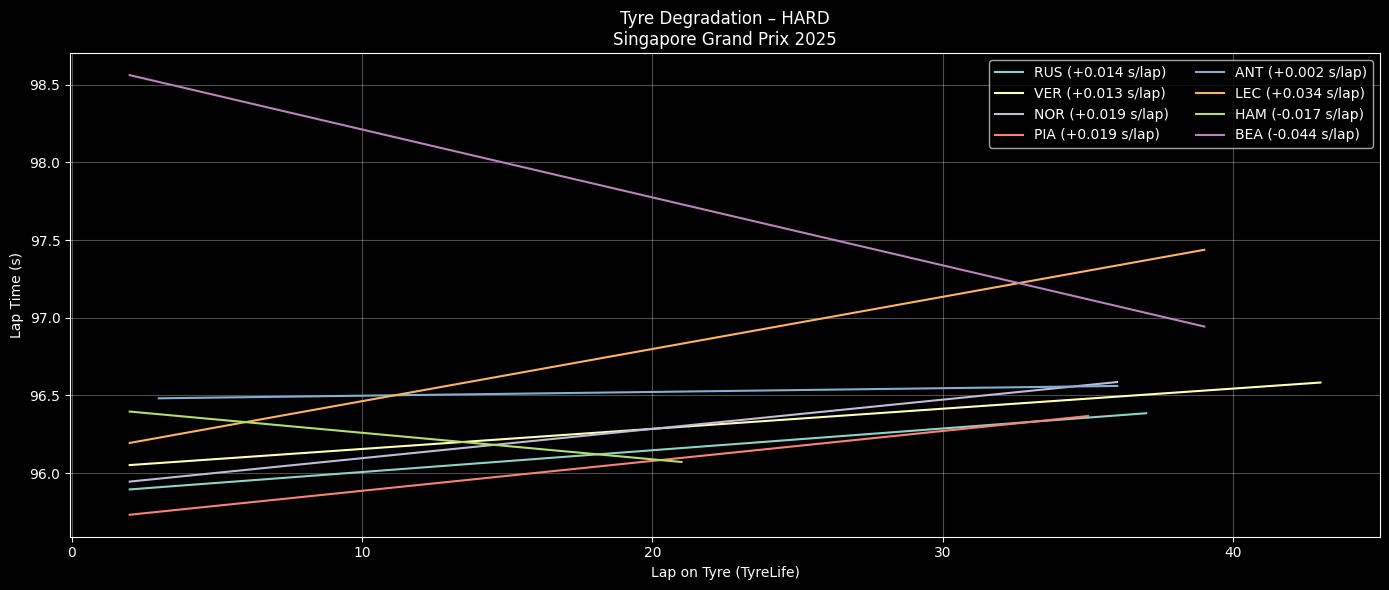

Recreate this plot in Python.
import fastf1, os
import pandas as pd
import numpy as np
import matplotlib.pyplot as plt
from pathlib import Path

# ========= CONFIG =========
YEAR = 2025
GP = "Singapore Grand Prix"
SESSION = "R"
COMPOUND = "HARD"      # SOFT / MEDIUM / HARD
TOP_N = 10             # Top N finishers
CACHE_DIR = Path("/content/fastf1_cache")

# ========= CACHE =========
CACHE_DIR.mkdir(parents=True, exist_ok=True)
fastf1.Cache.enable_cache(CACHE_DIR)

# ========= LOAD SESSION =========
session = fastf1.get_session(YEAR, GP, SESSION)
session.load()

laps = session.laps.copy()
laps = laps[laps["IsAccurate"]]

# Convert laptime to seconds
laps["LapTimeSec"] = laps["LapTime"].dt.total_seconds()

# ========= SELECT TOP DRIVERS =========
drivers = (
    session.results
    .sort_values("Position")
    .head(TOP_N)["Abbreviation"]
    .tolist()
)

laps = laps[laps["Driver"].isin(drivers)]

# ========= CLEAN LAPS =========
laps = laps[
    laps["PitInTime"].isna() &
    laps["PitOutTime"].isna() &
    (laps["Compound"] == COMPOUND)
]

# ========= REMOVE OUTLIERS (IQR PER DRIVER PER STINT) =========
clean = []

for (d, stint), dl in laps.groupby(["Driver", "Stint"]):
    if len(dl) < 5:
        continue

    q1, q3 = dl["LapTimeSec"].quantile([0.25, 0.75])
    iqr = q3 - q1

    dl = dl[
        (dl["LapTimeSec"] >= q1 - 1.5 * iqr) &
        (dl["LapTimeSec"] <= q3 + 1.5 * iqr)
    ]

    clean.append(dl)

clean = pd.concat(clean)

# ========= PLOT TYRE DEGRADATION =========
plt.figure(figsize=(14,6))

for d in drivers:
    dl = clean[clean["Driver"] == d]

    # pilih stint terpanjang untuk driver tsb
    if dl.empty:
        continue

    stint_id = (
        dl.groupby("Stint").size().idxmax()
    )

    stint_laps = dl[dl["Stint"] == stint_id]

    if len(stint_laps) < 5:
        continue

    x = stint_laps["TyreLife"]
    y = stint_laps["LapTimeSec"]

    # Linear regression → degradation slope
    z = np.polyfit(x, y, 1)
    y_fit = np.polyval(z, x)

    plt.plot(x, y_fit, label=f"{d} ({z[0]:+.03f} s/lap)")

plt.title(f"Tyre Degradation – {COMPOUND}\n{GP} {YEAR}")
plt.xlabel("Lap on Tyre (TyreLife)")
plt.ylabel("Lap Time (s)")
plt.grid(alpha=0.3)
plt.legend(ncol=2)
plt.tight_layout()
plt.show()
